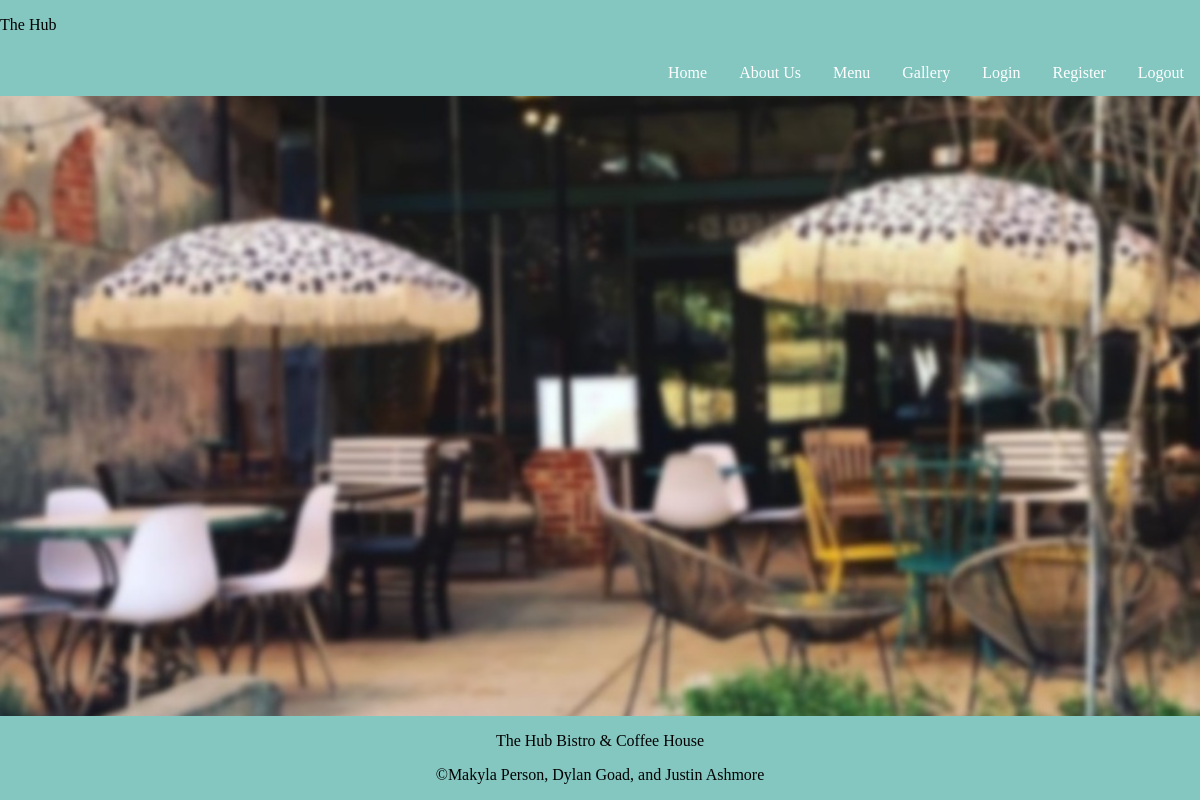
The app's page /menu/, older data.
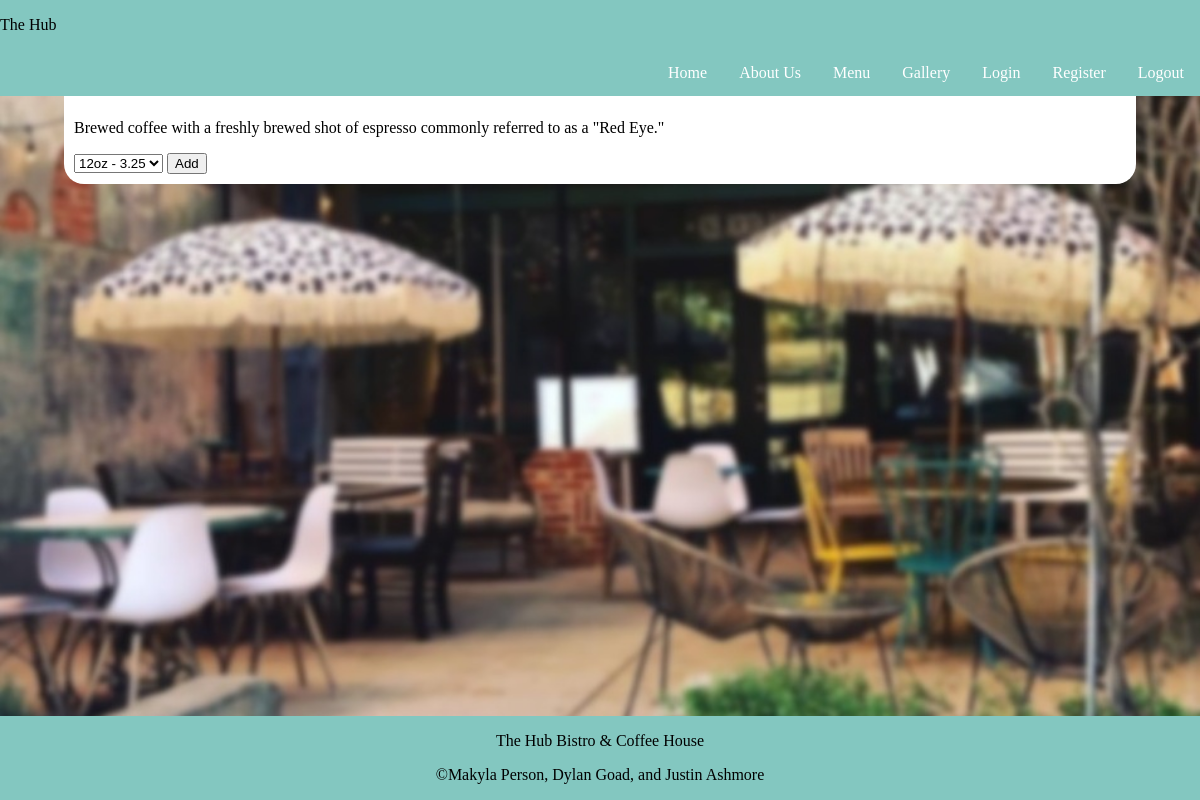
The same page, newer data.
### HUB/models.py (models this page shows, shortened)
class Product(models.Model):
    class Meta:
        abstract = True
    name = models.CharField(max_length=200)
    desc = models.CharField(max_length=200)

class Coffees(Product):
    CATEGORIES = (
        ('Brewed Coffees', 'Brewed Coffees'),
        ('Espresso', 'Espresso'),
        ('Specialty Drinks', 'Specialty Drinks'),
        ('Blended Coffees', 'Blended Coffees')
    )
    category = models.TextField(choices=CATEGORIES)
    price1 = MoneyField(max_digits=10, decimal_places=2, default_currency='USD')
    price2 = MoneyField(max_digits=10, decimal_places=2, default_currency='USD')
    price3 = MoneyField(max_digits=10, decimal_places=2, default_currency='USD')
    add_in = models.CharField(max_length=30, null=True, blank=True)

### HUB/views.py (the view, shortened to what this page needs)
# urls.py: path('menu/', views.menu, name='menu-page'),
def menu(request):
    all_food = Food.objects.all()
    all_coffee = Coffees.objects.all()
    order_item_form = OrderItemForm()
    context = {
        'all_coffee': all_coffee,
        'all_food': all_food
        }
    return render(request, 'menu.html', context)

### HUB/templates/menu.html (shortened to what this page needs)
{% extends 'base.html' %} {%block content%}
<body>
  <div class="row">
    {%for coffee in all_coffee%}
    <div class="col-lg-4">
      <div class="box-element">
        <h4>{{coffee.name}}</h4>
        <p>{{coffee.desc}}</p>
        <form method="POST">
          <select id="size-select">
            <option value="{{coffee.price1}}">12oz - {{coffee.price1}}</option>
          </select>
          <button
            data-product="{{product.id}}"
            data-action="add"
            class="addBttn"
          >
            Add
          </button>
        </form>
      </div>
    </div>
    {% endfor %}
  </div>
  {%endblock%}

### HUB/templates/base.html (shortened to what this page needs)
{%load static %}
<!DOCTYPE html>
<html lang="en">
  <head>
    <link rel="stylesheet" href="{% static 'styles.css' %}" />
  </head>
  <body class="bodybody">
    <div class="navBackground">
      <p class="theHubWord">The Hub</p>
      <a href="{%url 'logout'%}">Logout</a>
      <a href="{%url 'register-page'%}">Register</a>
      <a href="{%url 'login-page'%}">Login</a>
      <a href="{%url 'gallery-page'%}">Gallery</a>
      <a href="{%url 'cart-page'%}">Menu</a>
      <a href="{%url 'about-page'%}">About Us</a>
      <a href="{%url 'home-page'%}">Home</a>
    </div>
    {%block content%}{% endblock %}
  </body>
  <footer class="footer">
    <p class="footerWords">The Hub Bistro & Coffee House</p>
    <p class="copy">©Makyla Person, Dylan Goad, and Justin Ashmore</p>
  </footer>
</html>

### HUB/static/styles.css (style rules this page uses)
body { background: url("images/blurredCrop.jpg"); background-attachment: fixed; background-size: cover; margin: 0; }
.navBackground a { background-color: #83c7c0; display: block; color: white; padding: 14px 16px; text-decoration: none; float: right; }
.navBackground { overflow: hidden; background-color: #83c7c0; position: fixed; top: 0; width: 100%; }
.footer { position: fixed; left: 0; bottom: 0; width: 100%; background-color: #83c7c0; text-align: center; }
.row { margin: 2em; }
.box-element { display: flex; flex-direction: column; flex-wrap: wrap; background-color: white; margin: 2em; padding: 10px; border-radius: 20px; }

Row changes from the older to the newer data that the page shows:
added Coffees: desc "Brewed coffee with a freshly brewed shot of espresso commonly referred to as a \"Red Eye.\""
